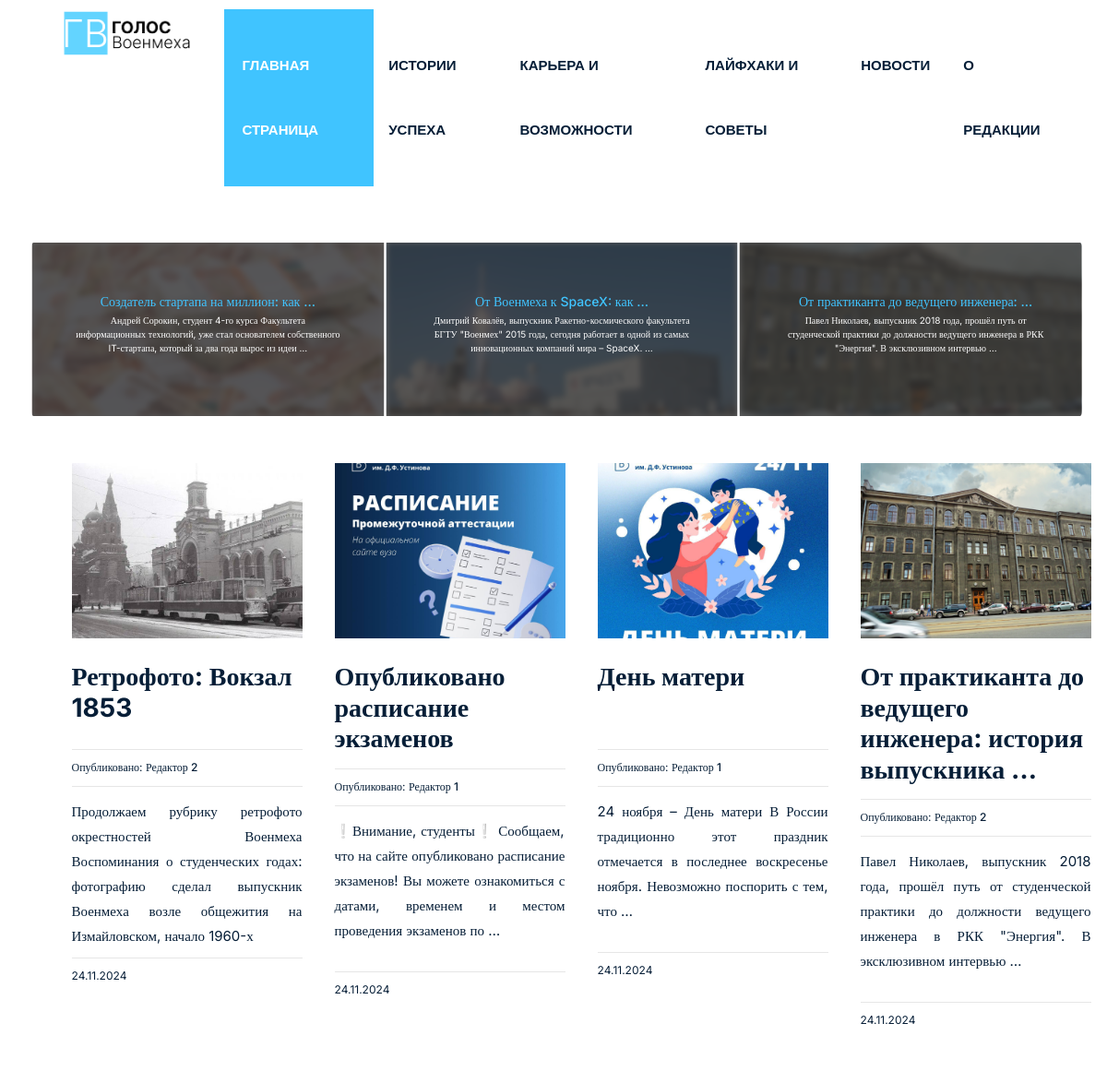
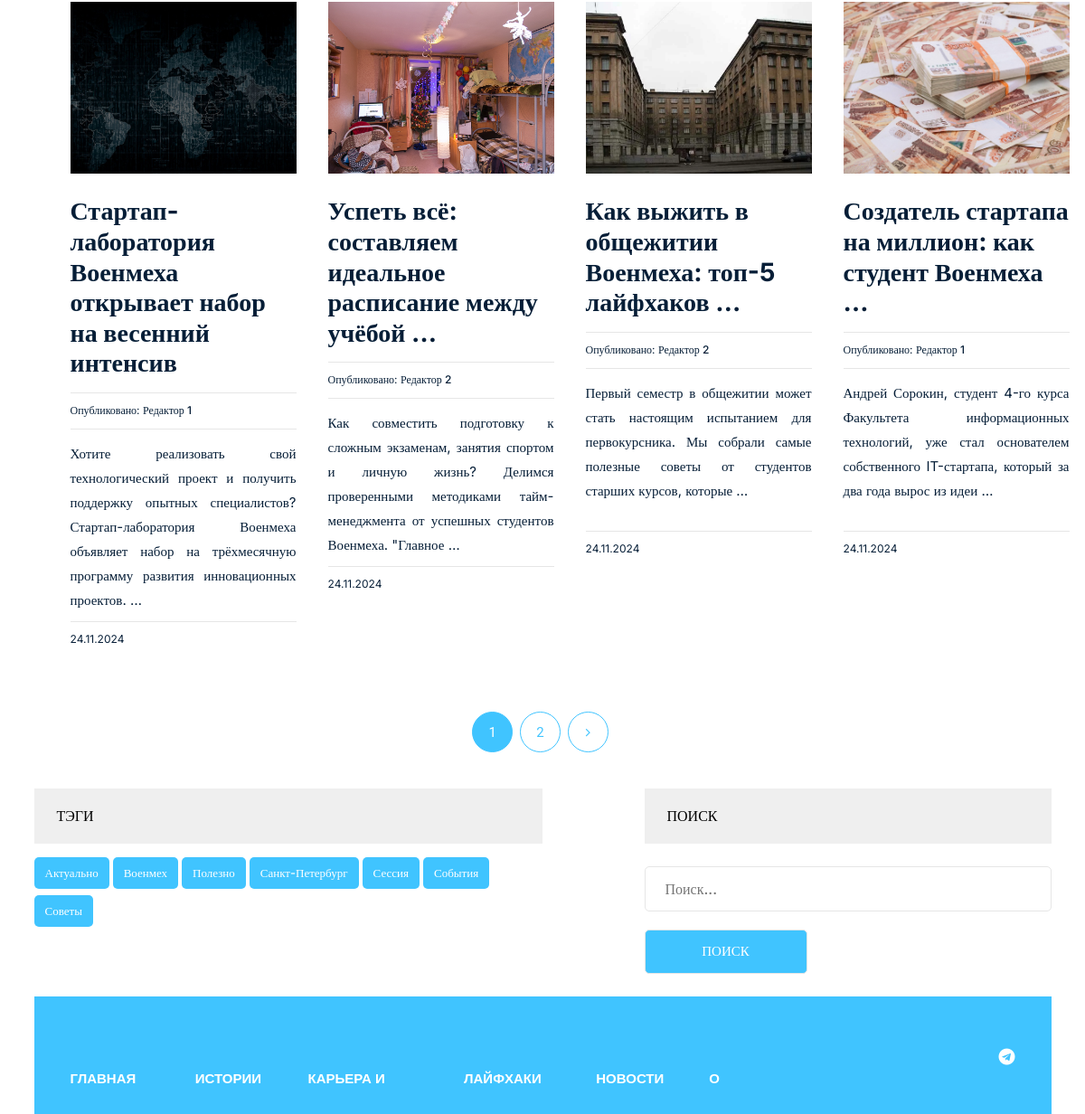
The page / on the database its author committed (2 pictures, top to bottom).
### news/models.py (models this page shows, shortened)
class Category(models.Model):
    title = models.CharField(max_length=255)
    slug = models.SlugField(max_length=255, verbose_name='Category_url', unique=True)
    def get_absolute_url(self):
        return reverse('category', kwargs={"slug": self.slug})
    class Meta:
        verbose_name = 'Category(s)'
        verbose_name_plural = 'Categories'
        ordering = ['title']

class Post(models.Model):
    title = models.CharField(max_length=255, verbose_name='Name')
    slug = models.SlugField(max_length=255, unique=True, verbose_name='Link')
    author = models.CharField(max_length=100, verbose_name='Author')
    content = models.TextField(blank=True, verbose_name='Content')
    created_at = models.DateTimeField(auto_now_add=True, verbose_name='Published')
    photo = models.ImageField(upload_to='photos/%Y/%m/%d/', blank=True, verbose_name='Photo')
    views = models.IntegerField(default=0, verbose_name='Number of views')
    category = models.ForeignKey(Category, on_delete=models.PROTECT, related_name='posts', verbose_name='Category')
    tags = models.ManyToManyField(Tag, blank=True, related_name='posts', verbose_name='Tag')
    is_published = models.BooleanField(default=True)
    def get_absolute_url(self):
        return reverse('post', kwargs={"slug": self.slug})
    class Meta:
        verbose_name = 'Article(s)'
        verbose_name_plural = 'Articles'
        ordering = ['-created_at']

class Tag(models.Model):
    title = models.CharField(max_length=50)
    slug = models.SlugField(max_length=50, verbose_name='Slug_url', unique=True)
    def get_absolute_url(self):
        return reverse('tag', kwargs={"slug": self.slug})
    class Meta:
        verbose_name = 'Tag'
        verbose_name_plural = 'Tags'
        ordering = ['title']

### news/views.py (the view)
# urls.py: path('', Home.as_view(), name='home'),
class Home(ListView):
    model = Post
    template_name = 'news/index.html'
    context_object_name = 'posts'
    paginate_by = 8
    def get_queryset(self):
        return Post.objects.order_by('-created_at')
    def get_context_data(self, *, object_list=None, **kwargs):
        context = super().get_context_data(**kwargs)
        pinned_post = Post.objects.latest('created_at')
        pinned_post.views = F('views') + 1
        pinned_post.save()
        pinned_post.refresh_from_db()
        context['pinned_post'] = pinned_post
        context['title'] = 'Новости'
        categories = Category.objects.all()
        latest_posts_by_category = {}
        for category in categories:
            latest_posts_by_category[category.slug] = Post.objects.filter(category=category)[:2]
        context['latest_posts_by_category'] = latest_posts_by_category
        return context

### news/templatetags/menu.py (called while the page is built)
@register.inclusion_tag('news/menu_tpl.html')
def show_menu(menu_class='menu'):
    categories = Category.objects.all()
    return {"categories": categories, "menu_class": menu_class}

### news/templatetags/sidebar.py (called while the page is built)
@register.inclusion_tag('news/tags_tpl.html')
def get_tags():
    tags = Tag.objects.all()
    return {"tags": tags}

### news/templates/news/index.html (shortened to what this page needs)
{% extends 'base.html' %}
{% load static %}
{% load sidebar %}
{% block content %}
    <section class="slider-area">
        <div class="container">
            <div class="row">
                <div class="col-md-12">
                    <div class="infinite-carousel">
                        <div id="carousel" class="carousel-wrapper">
                          <div class="carousel-items">
                            {% for category, posts in latest_posts_by_category.items %}
                                {% for post in posts %}
                                    <div class="carousel-block">
                                        {% if post.photo %}
                                        <img src="{{ post.photo.url }}" alt="{{ post.title }}">
                                        {% else %}
                                        <img src="{% static 'img/no-image.jpeg'%}" alt="{{ post.title }}" width="300">
                                        {% endif %}
                                        <div class="overlay">
                                            <div class="overlay-content">
                                                <a href="{{ post.get_absolute_url }}">
                                                    <h4>{{ post.title|truncatewords_html:5|safe }}</h4>
                                                    <p>{{ post.content|truncatewords_html:20|safe }}</p>
                                                </a>
                                            </div>
                                        </div>
                                    </div>
                                {% endfor %}
                            {% endfor %}
                        </div>
                    </div>
                </div>
            </div>
        </div>
    </section>
    <section class="blog-post-area">
        <div class="container">
            <div class="row">
                <div class="blog-post-area-style">
                    <div class="row">
                        {% for post in posts %}
                            <div class="col-md-3 col-sm-6">
                                <div class="single-post">
                                    <div class="main-img">
                                        {% if post.photo %}
                                        <img src="{{ post.photo.url }}" alt="{{ post.title }}">
                                        {% else %}
                                        <img src="{% static 'img/no-image.jpeg'%}" alt="{{ post.title }}" height="201" width="300">
                                        {% endif %}
                                    </div>
                                    <h3><a href="{{ post.get_absolute_url }}">{{ post.title|truncatewords_html:7|safe }}</a></h3>
                                    <h4><span>Опубликовано: <span class="author-name">{{ post.author }}</span></span></h4>
                                    <a href="{{ post.get_absolute_url }}"><p>{{ post.content|truncatewords_html:20|safe }}</p></a>
                                    <h4><span>{{ post.created_at|date:"d.m.Y" }}</span></h4>
                                </div>
                            </div>
                            {% if forloop.counter|divisibleby:4 %}
                                </div><div class="row">
                            {% endif %}
                        {% endfor %}
                    </div>
                </div>
            </div>
        {% if page_obj.has_other_pages %}
            <div class="pegination">
                <div class="nav-links">
                    {% for p in page_obj.paginator.page_range %}
                        {% if page_obj.number == p %}
                        <span class="page-numbers current">{{ p }}</span>
                        {% elif p > page_obj.number|add:-3 and p < page_obj.number|add:3 %}
                        <a class="page-numbers" href="?page={{ p }}">{{ p }}</a>
                        {% endif %}
                    {% endfor %}
                    {% if page_obj.has_next %}
                    <a class="page-numbers" href="?page={{ page_obj.next_page_number }}"><i class="fa fa-angle-right" aria-hidden="true"></i></a>
                    {% endif %}
                </div>
            </div>
        {% endif %}
        <section class="main-nav single-blog-area">
            <div class="right-tags">
                {% get_tags %}
            </div>
            <div class="left-search newsletter">
                <h2 class="sidebar-title main-tl">Поиск</h2>
                <form action="{% url 'search' %}" method="get">
                    <input type="text" name="s" id="" placeholder="Поиск...">
                    <input type="submit" value="Поиск">
                </form>
            </div>
        </section>
    </div>
</section>
{% endblock %}

### templates/base.html (shortened to what this page needs)
{% load static %}
{% load cache %}
<!DOCTYPE html>
<html lang="en">
<head>
    <link rel="stylesheet" href="{% static 'css/bootstrap.css' %}">
    <link href="https://cdn.jsdelivr.net/npm/bootstrap@5.3.3/dist/css/bootstrap.min.css" rel="stylesheet">
    <link rel="stylesheet" href="{% static 'css/font-awesome.min.css' %}">
    <link rel="stylesheet" href="{% static 'style.css' %}">
    <link rel="stylesheet" href="{% static 'responsive.css' %}">
    <link rel="stylesheet" href="{% static 'slider.css' %}">
</head>
<body>
    <div class="wrapper">
        {% cache 20 header %}
        {% include 'inc/_header.html' %}
        {% endcache %}
        {% block content %} {% endblock %}
        {% cache 20 footer %}
        {% include 'inc/_footer.html' %}
        {% endcache %}
    </div>
</body>
</html>

### templates/inc/_header.html (shortened to what this page needs)
{% load static %}
{% load menu %}
<header class="header">
    <div class="container">
        <div class="row">
            <div class="col-12 col-md-2">
                <div class="logo">
                    <a href="{% url 'home' %}"><img src="{% static 'img/logo.png'%}" alt="Новости" class="img-fluid"></a>
                </div>
            </div>
            <div class="col-12 col-md-10">
                <nav class="collapse navbar-collapse" id="navbarMenu">
                    {% show_menu %}
                </nav>
            </div>
        </div>
    </div>
</header>

### news/templates/news/menu_tpl.html
<div class="{{ menu_class }} d-flex justify-content-center">
    <ul class="navbar-nav">
        <li class="nav-item">
            <a class="nav-link" href="{% url 'home' %}">Главная страница</a>
        </li>
        {% for item in categories %}
        <li class="nav-item">
            <a class="nav-link" href="{{ item.get_absolute_url }}">{{ item.title }}</a>
        </li>
        {% endfor %}
        <li class="nav-item">
            <a class="nav-link" href="/about">О редакции</a>
        </li>
    </ul>
</div>

### news/templates/news/tags_tpl.html
<div class="tags">
    <h2 class="sidebar-title main-tl">Тэги</h2>
    {% for tag in tags %}
    <p><a href="{{ tag.get_absolute_url }}">{{ tag.title }}</a></p>
    {% endfor %}
</div>

### templates/inc/_footer.html
{% load menu %}
<footer class="footer">
    <div class="container">
        <div class="row">
            <div class="col-md-12">
                <div class="footer-bg">
                    <div class="row">
                        <div class="col-md-9">
                            {% show_menu 'footer-menu' %}
                        </div>
                        <div class="col-md-3">
                            <div class="footer-icon">
                                <p><a href="https://t.me/bstu_voenmeh"><i class="fa fa-telegram" aria-hidden="true"></i></a></p>
                            </div>
                        </div>
                    </div>
                </div>
            </div>
        </div>
    </div>
</footer>

### news_app/static/slider.css (style rules this page uses)
.infinite-carousel { left: -24px; position: relative; width: calc(100% + 54px); height: 190px; overflow: hidden; display: block; border-radius: 5px; }
.carousel-block { float: left; flex-shrink: 0; position: relative; padding: 0px 1px; height: 190px; overflow: hidden; display: flex; align-items: center; justify-content: center; border: 1px solid white; }
.carousel-block img { filter: blur(3px); height: 100% !important; width: 100% !important; object-fit: cover !important; object-position: center !important; }
p { position: relative; font-size: 24px; text-align: center; display: block; align-items: center; vertical-align: center; }
.carousel-wrapper { overflow: hidden; position: relative; left: 50%; transform: translateX(-50%); }
.carousel-items { width: 10000px; position: relative; display: flex; overflow-x: auto; -webkit-overflow-scrolling: touch; }
.overlay { position: absolute; top: 0; right: 0; width: 100%; height: 100%; background-color: rgba(50, 51, 51, 80%); }
.overlay-content { height: 100%; padding: 10px; display: flex; align-content: center; flex-wrap: wrap; justify-content: center; outline: 2px solid white; }
.overlay-content a { display: flex; flex-wrap: wrap; justify-content: center; align-items: center; }
.overlay-content p, a { color: #ffffff; }
.overlay-content h4 { font-size: 14px; color: #40c4ff; }
.overlay-content p { font-size: 10px; }
.overlay-content a { position: relative; top: 0; left: 0; width: 80%; height: 100%; text-decoration: none; display: flex; align-content: center; }
.slider-area { margin: 50px 50px 0px; }

### rows shown on the page
Category: title "ИСТОРИИ УСПЕХА", title "ИСТОРИИ…"
Category: title "КАРЬЕРА И ВОЗМОЖНОСТИ", title "КАРЬЕРА И…"
Category: title "ЛАЙФХАКИ И СОВЕТЫ", title "ЛАЙФХАКИ…"
Category: title "НОВОСТИ"
Post: photo (picture), title "Создатель стартапа на миллион: как …", content "Андрей Сорокин, студент 4-го курса Факультета информационных технологий, уже стал основателем собственного IT-стартапа, который за два года вырос из идеи …", title "Создатель стартапа на миллион: как студент Военмеха …", author "Редактор 1", created_at "24.11.2024"
Post: photo (picture), title "От Военмеха к SpaceX: как …", content "Дмитрий Ковалёв, выпускник Ракетно-космического факультета БГТУ \"Военмех\" 2015 года, сегодня работает в одной из самых инновационных компаний мира – SpaceX. …"
Post: photo (picture), title "От практиканта до ведущего инженера: …", content "Павел Николаев, выпускник 2018 года, прошёл путь от студенческой практики до должности ведущего инженера в РКК \"Энергия\". В эксклюзивном интервью …", title "От практиканта до ведущего инженера: история выпускника …", author "Редактор 2", created_at "24.11.2024"
Post: photo (picture), title "Ретрофото: Вокзал 1853", author "Редактор 2", content "Продолжаем рубрику ретрофото окрестностей Военмеха Воспоминания о студенческих годах: фотографию сделал выпускник Военмеха возле общежития на Измайловском, начало 1960-х", created_at "24.11.2024"
Post: photo (picture), title "Опубликовано расписание экзаменов", author "Редактор 1", content "❕Внимание, студенты❕ Сообщаем, что на сайте опубликовано расписание экзаменов! Вы можете ознакомиться с датами, временем и местом проведения экзаменов по …", created_at "24.11.2024"
Post: photo (picture), title "День матери", author "Редактор 1", content "24 ноября – День матери В России традиционно этот праздник отмечается в последнее воскресенье ноября. Невозможно поспорить с тем, что …", created_at "24.11.2024"
Post: photo (picture), title "Стартап-лаборатория Военмеха открывает набор на весенний интенсив", author "Редактор 1", content "Хотите реализовать свой технологический проект и получить поддержку опытных специалистов? Стартап-лаборатория Военмеха объявляет набор на трёхмесячную программу развития инновационных проектов. …", created_at "24.11.2024"
Post: photo (picture), title "Успеть всё: составляем идеальное расписание между учёбой …", author "Редактор 2", content "Как совместить подготовку к сложным экзаменам, занятия спортом и личную жизнь? Делимся проверенными методиками тайм-менеджмента от успешных студентов Военмеха. \"Главное …", created_at "24.11.2024"
Post: photo (picture), title "Как выжить в общежитии Военмеха: топ-5 лайфхаков …", author "Редактор 2", content "Первый семестр в общежитии может стать настоящим испытанием для первокурсника. Мы собрали самые полезные советы от студентов старших курсов, которые …", created_at "24.11.2024"
Tag: title "Актуально"
Tag: title "Военмех"
Tag: title "Полезно"
Tag: title "Санкт-Петербург"
Tag: title "Сессия"
Tag: title "События"
Tag: title "Советы"

### other values the page prints
{{ p }} "1"
{{ p }} "2"
